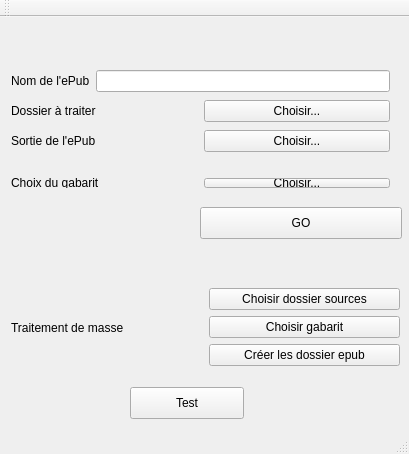
<?xml version="1.0" encoding="UTF-8"?>
<ui version="4.0">
 <class>MainWindow</class>
 <widget class="QMainWindow" name="MainWindow">
  <property name="geometry">
   <rect>
    <x>0</x>
    <y>0</y>
    <width>409</width>
    <height>454</height>
   </rect>
  </property>
  <property name="windowTitle">
   <string>MainWindow</string>
  </property>
  <widget class="QWidget" name="centralWidget">
   <widget class="QPushButton" name="goButton">
    <property name="geometry">
     <rect>
      <x>200</x>
      <y>190</y>
      <width>202</width>
      <height>32</height>
     </rect>
    </property>
    <property name="text">
     <string>GO</string>
    </property>
   </widget>
   <widget class="QWidget" name="horizontalLayoutWidget_4">
    <property name="geometry">
     <rect>
      <x>0</x>
      <y>150</y>
      <width>401</width>
      <height>32</height>
     </rect>
    </property>
    <layout class="QHBoxLayout" name="horizontalLayout_4">
     <item>
      <widget class="QLabel" name="label_3">
       <property name="text">
        <string>Choix du gabarit</string>
       </property>
      </widget>
     </item>
     <item>
      <widget class="QPushButton" name="selectGabarit">
       <property name="text">
        <string>Choisir...</string>
       </property>
      </widget>
     </item>
    </layout>
   </widget>
   <widget class="QWidget" name="layoutWidget">
    <property name="geometry">
     <rect>
      <x>0</x>
      <y>40</y>
      <width>401</width>
      <height>109</height>
     </rect>
    </property>
    <layout class="QVBoxLayout" name="verticalLayout_3">
     <item>
      <layout class="QHBoxLayout" name="horizontalLayout">
       <item>
        <widget class="QLabel" name="label">
         <property name="text">
          <string>Nom de l'ePub</string>
         </property>
        </widget>
       </item>
       <item>
        <widget class="QLineEdit" name="lineEdit"/>
       </item>
      </layout>
     </item>
     <item>
      <layout class="QHBoxLayout" name="horizontalLayout_2">
       <item>
        <widget class="QLabel" name="label_1">
         <property name="text">
          <string>Dossier à traiter</string>
         </property>
        </widget>
       </item>
       <item>
        <widget class="QPushButton" name="selectImageFolder">
         <property name="text">
          <string>Choisir...</string>
         </property>
        </widget>
       </item>
      </layout>
     </item>
     <item>
      <layout class="QHBoxLayout" name="horizontalLayout_3">
       <item>
        <widget class="QLabel" name="label_2">
         <property name="text">
          <string>Sortie de l'ePub</string>
         </property>
        </widget>
       </item>
       <item>
        <widget class="QPushButton" name="selectDestinationFolder">
         <property name="text">
          <string>Choisir...</string>
         </property>
        </widget>
       </item>
      </layout>
     </item>
    </layout>
   </widget>
   <widget class="QWidget" name="horizontalLayoutWidget">
    <property name="geometry">
     <rect>
      <x>0</x>
      <y>260</y>
      <width>411</width>
      <height>102</height>
     </rect>
    </property>
    <layout class="QHBoxLayout" name="horizontalLayout_5">
     <item>
      <widget class="QLabel" name="label_4">
       <property name="text">
        <string>Traitement de masse</string>
       </property>
      </widget>
     </item>
     <item>
      <layout class="QVBoxLayout" name="verticalLayout">
       <item>
        <widget class="QPushButton" name="selectMassFolder">
         <property name="text">
          <string>Choisir dossier sources</string>
         </property>
        </widget>
       </item>
       <item>
        <widget class="QPushButton" name="selectGabaritMass">
         <property name="text">
          <string>Choisir gabarit</string>
         </property>
        </widget>
       </item>
       <item>
        <widget class="QPushButton" name="lunchMassConvert">
         <property name="text">
          <string>Créer les dossier epub</string>
         </property>
        </widget>
       </item>
      </layout>
     </item>
    </layout>
   </widget>
   <widget class="QPushButton" name="testButton">
    <property name="geometry">
     <rect>
      <x>130</x>
      <y>370</y>
      <width>114</width>
      <height>32</height>
     </rect>
    </property>
    <property name="text">
     <string>Test</string>
    </property>
   </widget>
  </widget>
  <widget class="QToolBar" name="mainToolBar">
   <attribute name="toolBarArea">
    <enum>TopToolBarArea</enum>
   </attribute>
   <attribute name="toolBarBreak">
    <bool>false</bool>
   </attribute>
  </widget>
  <widget class="QStatusBar" name="statusBar"/>
 </widget>
 <layoutdefault spacing="6" margin="11"/>
 <resources/>
 <connections/>
</ui>
